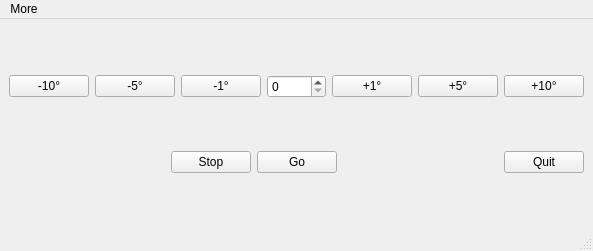
<?xml version="1.0" encoding="UTF-8"?>
<ui version="4.0">
 <class>MainWindow</class>
 <widget class="QMainWindow" name="MainWindow">
  <property name="geometry">
   <rect>
    <x>0</x>
    <y>0</y>
    <width>593</width>
    <height>251</height>
   </rect>
  </property>
  <property name="windowTitle">
   <string>MainWindow</string>
  </property>
  <widget class="QWidget" name="centralwidget">
   <layout class="QVBoxLayout" name="verticalLayout">
    <item>
     <layout class="QHBoxLayout" name="horizontalLayout_2">
      <item>
       <widget class="QPushButton" name="bm10">
        <property name="text">
         <string>-10°</string>
        </property>
       </widget>
      </item>
      <item>
       <widget class="QPushButton" name="bm05">
        <property name="text">
         <string>-5°</string>
        </property>
       </widget>
      </item>
      <item>
       <widget class="QPushButton" name="bm01">
        <property name="text">
         <string>-1°</string>
        </property>
       </widget>
      </item>
      <item>
       <widget class="SpinBox" name="sbAngle"/>
      </item>
      <item>
       <widget class="QPushButton" name="bp01">
        <property name="text">
         <string>+1°</string>
        </property>
       </widget>
      </item>
      <item>
       <widget class="QPushButton" name="bp05">
        <property name="text">
         <string>+5°</string>
        </property>
       </widget>
      </item>
      <item>
       <widget class="QPushButton" name="bp10">
        <property name="text">
         <string>+10°</string>
        </property>
       </widget>
      </item>
     </layout>
    </item>
    <item>
     <layout class="QHBoxLayout" name="horizontalLayout">
      <item>
       <spacer name="horizontalSpacer">
        <property name="orientation">
         <enum>Qt::Horizontal</enum>
        </property>
        <property name="sizeHint" stdset="0">
         <size>
          <width>40</width>
          <height>20</height>
         </size>
        </property>
       </spacer>
      </item>
      <item>
       <widget class="QPushButton" name="bStop">
        <property name="text">
         <string>Stop</string>
        </property>
       </widget>
      </item>
      <item>
       <widget class="QPushButton" name="bGo">
        <property name="text">
         <string>Go</string>
        </property>
       </widget>
      </item>
      <item>
       <spacer name="horizontalSpacer_2">
        <property name="orientation">
         <enum>Qt::Horizontal</enum>
        </property>
        <property name="sizeHint" stdset="0">
         <size>
          <width>40</width>
          <height>20</height>
         </size>
        </property>
       </spacer>
      </item>
      <item>
       <widget class="QPushButton" name="bQuit">
        <property name="text">
         <string>Quit</string>
        </property>
       </widget>
      </item>
     </layout>
    </item>
   </layout>
  </widget>
  <widget class="QMenuBar" name="menubar">
   <property name="geometry">
    <rect>
     <x>0</x>
     <y>0</y>
     <width>593</width>
     <height>21</height>
    </rect>
   </property>
   <widget class="QMenu" name="menuMore">
    <property name="title">
     <string>More</string>
    </property>
    <addaction name="mMoreSettings"/>
    <addaction name="mMoreZero"/>
   </widget>
   <addaction name="menuMore"/>
  </widget>
  <widget class="QStatusBar" name="statusbar"/>
  <action name="mMoreSettings">
   <property name="text">
    <string>Control Panel</string>
   </property>
  </action>
  <action name="mMoreZero">
   <property name="text">
    <string>Set Zero</string>
   </property>
  </action>
 </widget>
 <customwidgets>
  <customwidget>
   <class>SpinBox</class>
   <extends>QSpinBox</extends>
   <header>pyqtgraph</header>
  </customwidget>
 </customwidgets>
 <resources/>
 <connections/>
</ui>
